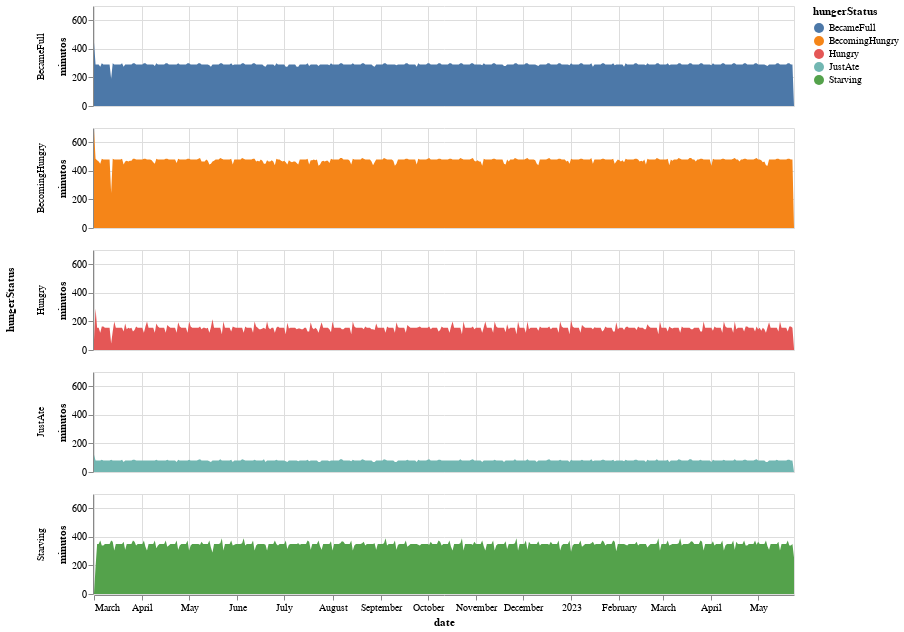

The cell this chart's notebook holds for it:
### Code cell
source = aux

alt.Chart(source).transform_filter(
    alt.datum.symbol != 'GOOG'
).mark_area().encode(
    x='date:T',
    y='minutos:Q',
    color='hungerStatus:N',
    row=alt.Row('hungerStatus:N')
).properties(height=100, width=700)

### Figure 1 — Vega-Lite specification as saved in the notebook (floating-point values rounded to 4 significant figures; data arrays with more than 128 entries replaced by an {"elided": "..."} marker saying what was removed)
{"config": {"view": {"continuousWidth": 400, "continuousHeight": 300}}, "data": {"name": "data-cd5a36c35a98402c2c4d83abe6e33d61"}, "mark": "area", "encoding": {"color": {"field": "hungerStatus", "type": "nominal"}, "row": {"field": "hungerStatus", "type": "nominal"}, "x": {"field": "date", "type": "temporal"}, "y": {"field": "minutos", "type": "quantitative"}}, "height": 100, "transform": [{"filter": "(datum.symbol !== 'GOOG')"}], "width": 700, "$schema": "https://vega.github.io/schema/vega-lite/v4.17.0.json", "datasets": {"data-cd5a36c35a98402c2c4d83abe6e33d61": {"elided": "2246 records"}}}
